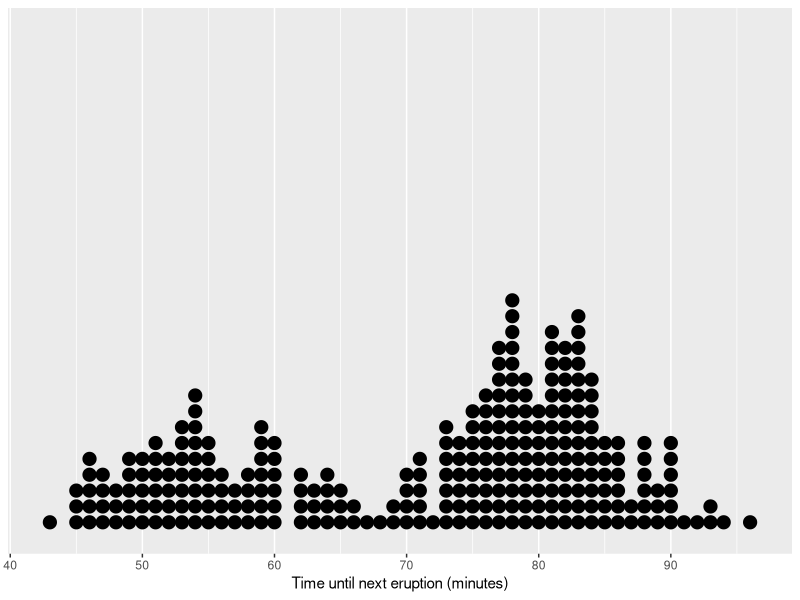
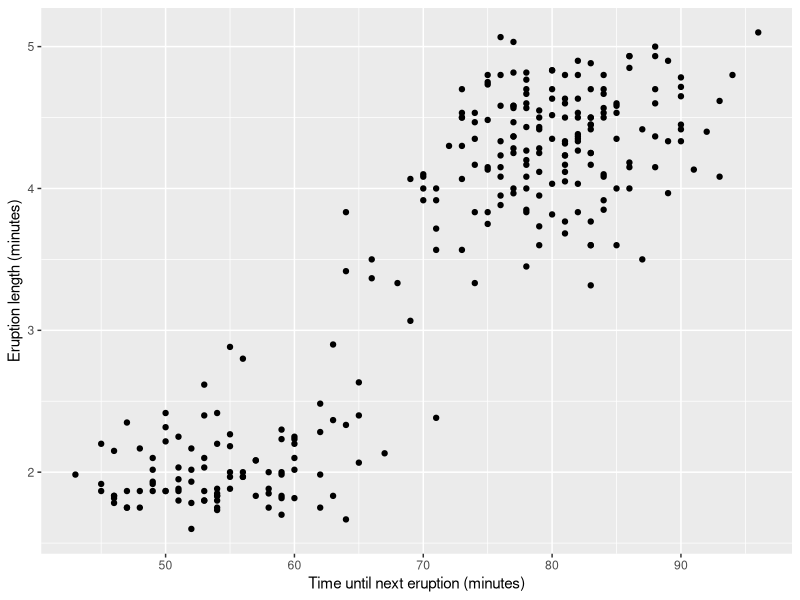
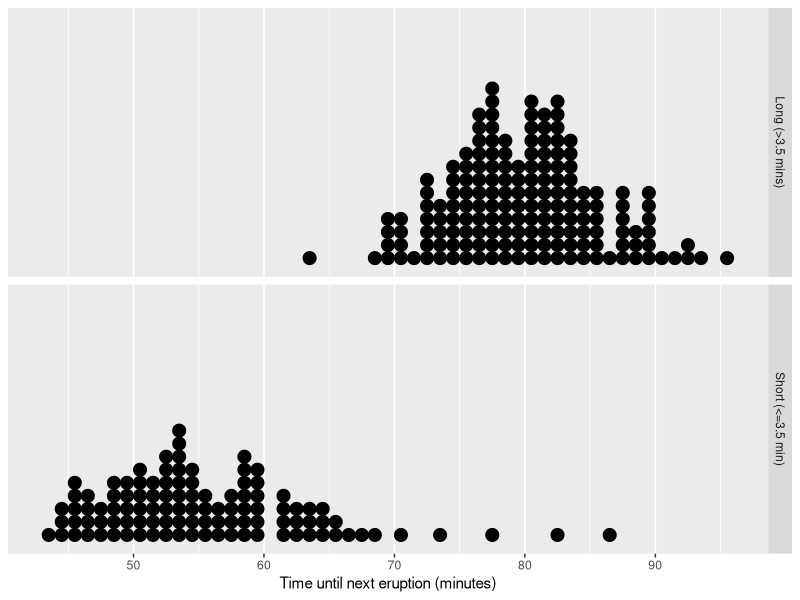
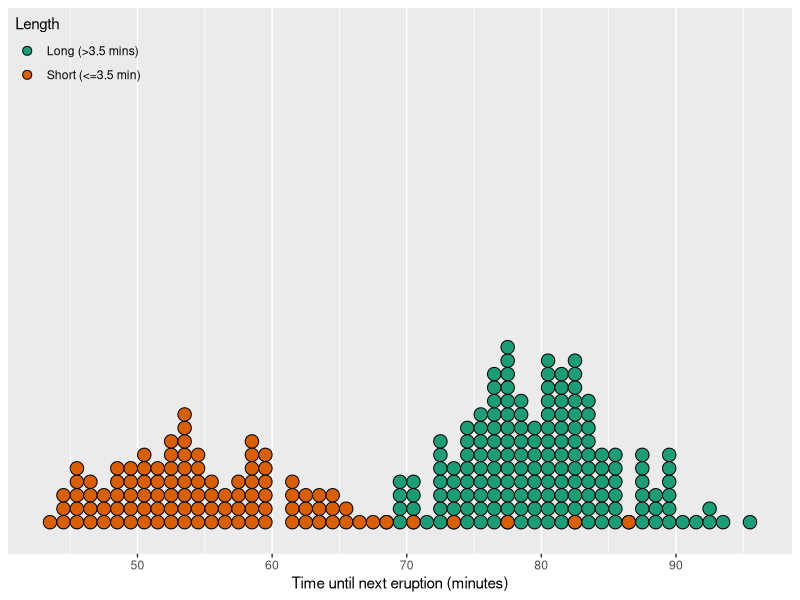

Source code (R) for these figures, in order:
## ---- chunk 1

library(ggplot2)
library(tidyverse)
knitr::opts_chunk$set(message = F, warning = F, echo = F, fig.width = 8, fig.height = 4, out.width = "80%", out.extra = "center")
## ---- chunk 2
# data(geyser, package = "MASS")
data(faithful, package = "datasets")
ggplot(aes(x = waiting), data = faithful) + 
  geom_dotplot(binwidth = 1, method = "histodot", stackratio = 1.2, origin = 0.5) +
  scale_y_continuous(NULL, breaks = NULL) + 
  scale_x_continuous("Time until next eruption (minutes)", breaks = seq(40, 120, by = 10))
## ---- chunk 3
faithful %>%
  mutate(Length = ifelse(eruptions > 3.5, "Long (>3.5 mins)", "Short (<=3.5 min)")) %>%
ggplot(aes(x = waiting, y = eruptions)) +
  geom_point() + 
  scale_y_continuous("Eruption length (minutes)", breaks = 1:6) + 
  scale_x_continuous("Time until next eruption (minutes)", breaks = seq(40, 120, by = 10))
## ---- chunk 4
faithful %>%
  mutate(Length = ifelse(eruptions > 3.5, "Long (>3.5 mins)", "Short (<=3.5 min)")) %>%
ggplot(aes(x = waiting)) + 
  facet_grid(Length~.) + 
  geom_dotplot(binwidth = 1, method = "histodot", stackratio = 1, origin = 1) +
  scale_y_continuous(NULL, breaks = NULL) + 
  scale_x_continuous("Time until next eruption (minutes)", breaks = seq(40, 120, by = 10))
## ---- chunk 5
faithful %>%
  mutate(Length = ifelse(eruptions > 3.5, "Long (>3.5 mins)", "Short (<=3.5 min)")) %>%
ggplot(aes(x = waiting, fill = Length)) + 
  scale_fill_brewer(palette = "Dark2") + 
  theme(legend.position = c(0, 1), legend.justification = c(0, 1), legend.background = element_rect(fill = "transparent")) +
  geom_dotplot(binwidth = 1, method = "histodot", stackratio = 1, origin = 1) +
  scale_y_continuous(NULL, breaks = NULL) + 
  scale_x_continuous("Time until next eruption (minutes)", breaks = seq(40, 120, by = 10))
